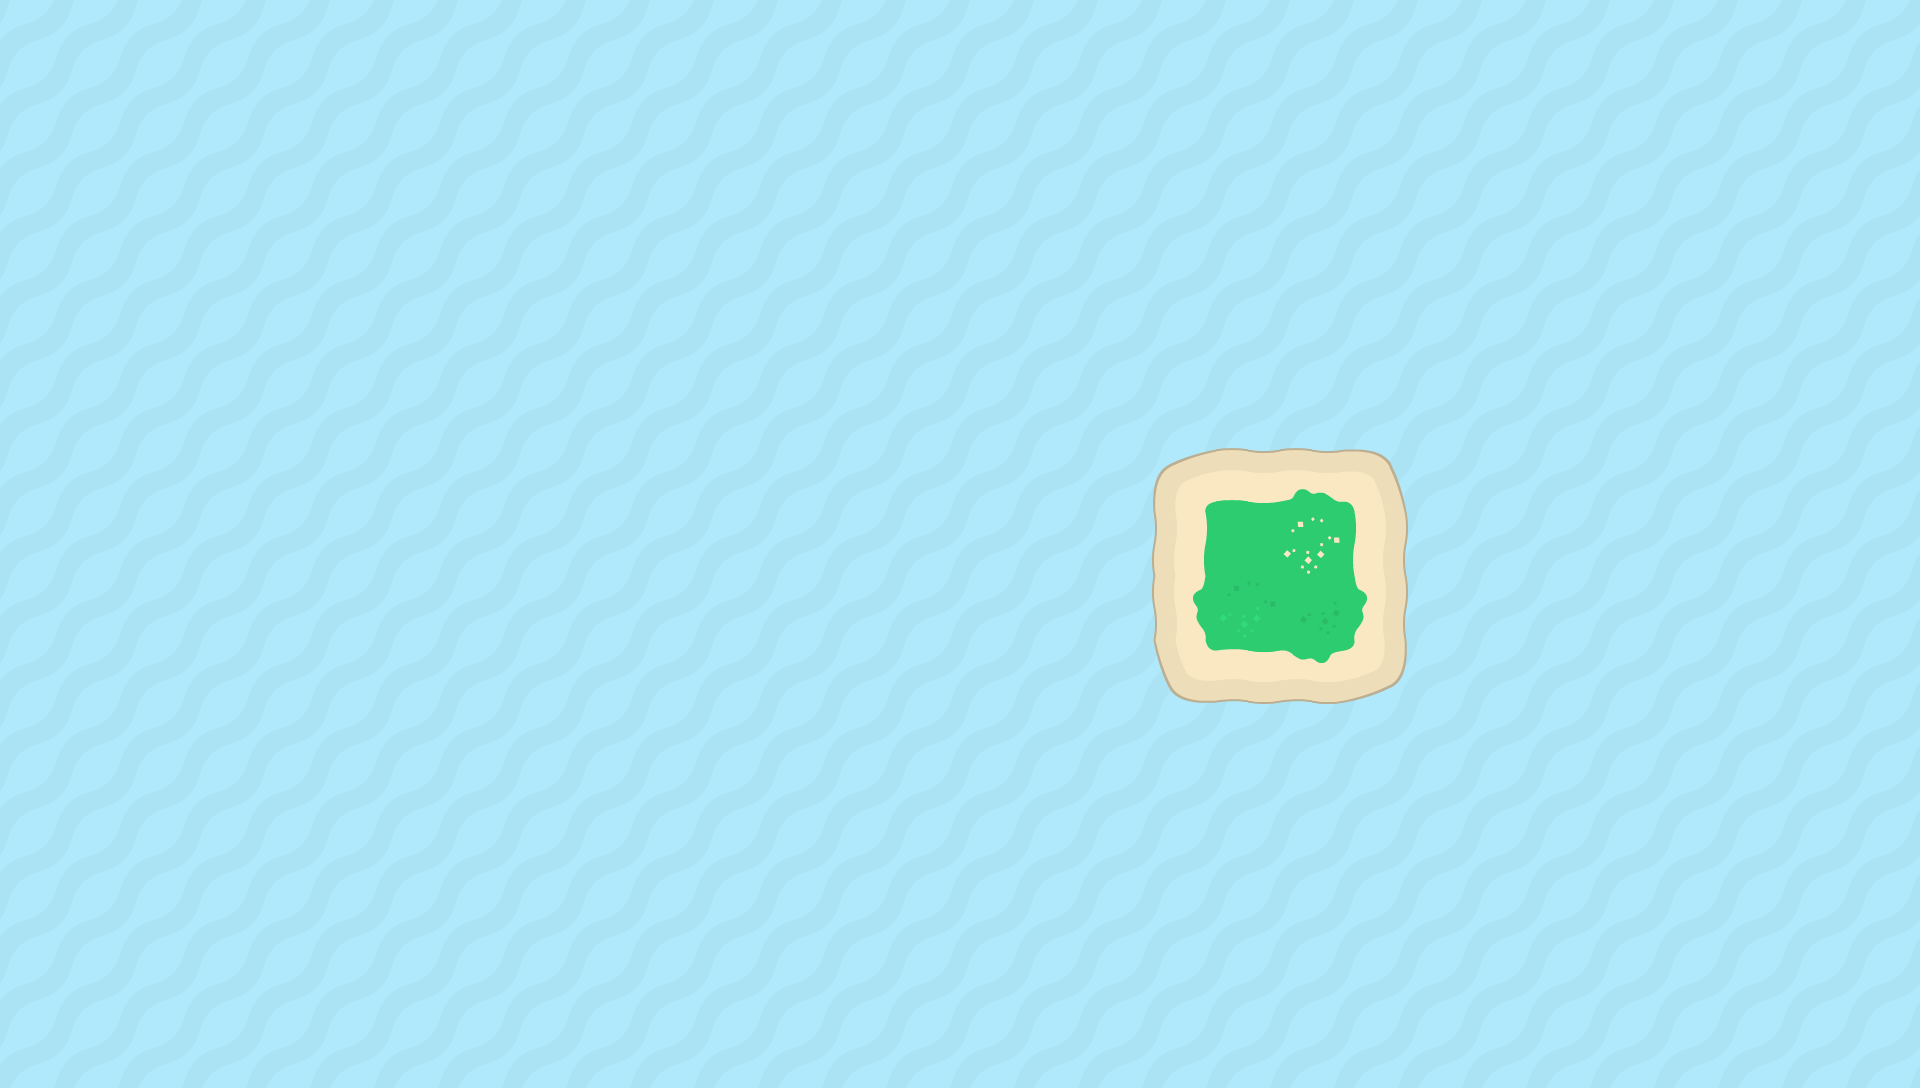

A level layout from a 2D game, rendered from its tile map. Below: a short description, then the map file with its tile-grid data intact:
An orthogonal 30x17 tile map with 64x64 px tiles, 2 tile layers (Water, Foreground).

<map version="1.2" tiledversion="1.2.3" orientation="orthogonal" renderorder="right-down" width="30" height="17" tilewidth="64" tileheight="64" infinite="0" nextlayerid="3" nextobjectid="1">
 <tileset firstgid="1" source="set.tsx" />
 <layer id="1" name="Water" width="30" height="17">
  <data encoding="csv">
73,73,73,73,73,73,73,73,73,73,73,73,73,73,73,73,73,73,73,73,73,73,73,73,73,73,73,73,73,73,
73,73,73,73,73,73,73,73,73,73,73,73,73,73,73,73,73,73,73,73,73,73,73,73,73,73,73,73,73,73,
73,73,73,73,73,73,73,73,73,73,73,73,73,73,73,73,73,73,73,73,73,73,73,73,73,73,73,73,73,73,
73,73,73,73,73,73,73,73,73,73,73,73,73,73,73,73,73,73,73,73,73,73,73,73,73,73,73,73,73,73,
73,73,73,73,73,73,73,73,73,73,73,73,73,73,73,73,73,73,73,73,73,73,73,73,73,73,73,73,73,73,
73,73,73,73,73,73,73,73,73,73,73,73,73,73,73,73,73,73,73,73,73,73,73,73,73,73,73,73,73,73,
73,73,73,73,73,73,73,73,73,73,73,73,73,73,73,73,73,73,73,73,73,73,73,73,73,73,73,73,73,73,
73,73,73,73,73,73,73,73,73,73,73,73,73,73,73,73,73,73,73,73,73,73,73,73,73,73,73,73,73,73,
73,73,73,73,73,73,73,73,73,73,73,73,73,73,73,73,73,73,73,73,73,73,73,73,73,73,73,73,73,73,
73,73,73,73,73,73,73,73,73,73,73,73,73,73,73,73,73,73,73,73,73,73,73,73,73,73,73,73,73,73,
73,73,73,73,73,73,73,73,73,73,73,73,73,73,73,73,73,73,73,73,73,73,73,73,73,73,73,73,73,73,
73,73,73,73,73,73,73,73,73,73,73,73,73,73,73,73,73,73,73,73,73,73,73,73,73,73,73,73,73,73,
73,73,73,73,73,73,73,73,73,73,73,73,73,73,73,73,73,73,73,73,73,73,73,73,73,73,73,73,73,73,
73,73,73,73,73,73,73,73,73,73,73,73,73,73,73,73,73,73,73,73,73,73,73,73,73,73,73,73,73,73,
73,73,73,73,73,73,73,73,73,73,73,73,73,73,73,73,73,73,73,73,73,73,73,73,73,73,73,73,73,73,
73,73,73,73,73,73,73,73,73,73,73,73,73,73,73,73,73,73,73,73,73,73,73,73,73,73,73,73,73,73,
73,73,73,73,73,73,73,73,73,73,73,73,73,73,73,73,73,73,73,73,73,73,73,73,73,73,73,73,73,73
</data>
 </layer>
 <layer id="2" name="Foreground" width="30" height="17">
  <data encoding="csv">
0,0,0,0,0,0,0,0,0,0,0,0,0,0,0,0,0,0,0,0,0,0,0,0,0,0,0,0,0,0,
0,0,0,0,0,0,0,0,0,0,0,0,0,0,0,0,0,0,0,0,0,0,0,0,0,0,0,0,0,0,
0,0,0,0,0,0,0,0,0,0,0,0,0,0,0,0,0,0,0,0,0,0,0,0,0,0,0,0,0,0,
0,0,0,0,0,0,0,0,0,0,0,0,0,0,0,0,0,0,0,0,0,0,0,0,0,0,0,0,0,0,
0,0,0,0,0,0,0,0,0,0,0,0,0,0,0,0,0,0,0,0,0,0,0,0,0,0,0,0,0,0,
0,0,0,0,0,0,0,0,0,0,0,0,0,0,0,0,0,0,0,0,0,0,0,0,0,0,0,0,0,0,
0,0,0,0,0,0,0,0,0,0,0,0,0,0,0,0,0,0,0,0,0,0,0,0,0,0,0,0,0,0,
0,0,0,0,0,0,0,0,0,0,0,0,0,0,0,0,0,0,6,7,8,9,0,0,0,0,0,0,0,0,
0,0,0,0,0,0,0,0,0,0,0,0,0,0,0,0,0,0,22,23,24,25,0,0,0,0,0,0,0,0,
0,0,0,0,0,0,0,0,0,0,0,0,0,0,0,0,0,0,38,39,40,41,0,0,0,0,0,0,0,0,
0,0,0,0,0,0,0,0,0,0,0,0,0,0,0,0,0,0,54,55,56,57,0,0,0,0,0,0,0,0,
0,0,0,0,0,0,0,0,0,0,0,0,0,0,0,0,0,0,0,0,0,0,0,0,0,0,0,0,0,0,
0,0,0,0,0,0,0,0,0,0,0,0,0,0,0,0,0,0,0,0,0,0,0,0,0,0,0,0,0,0,
0,0,0,0,0,0,0,0,0,0,0,0,0,0,0,0,0,0,0,0,0,0,0,0,0,0,0,0,0,0,
0,0,0,0,0,0,0,0,0,0,0,0,0,0,0,0,0,0,0,0,0,0,0,0,0,0,0,0,0,0,
0,0,0,0,0,0,0,0,0,0,0,0,0,0,0,0,0,0,0,0,0,0,0,0,0,0,0,0,0,0,
0,0,0,0,0,0,0,0,0,0,0,0,0,0,0,0,0,0,0,0,0,0,0,0,0,0,0,0,0,0
</data>
 </layer>
</map>
